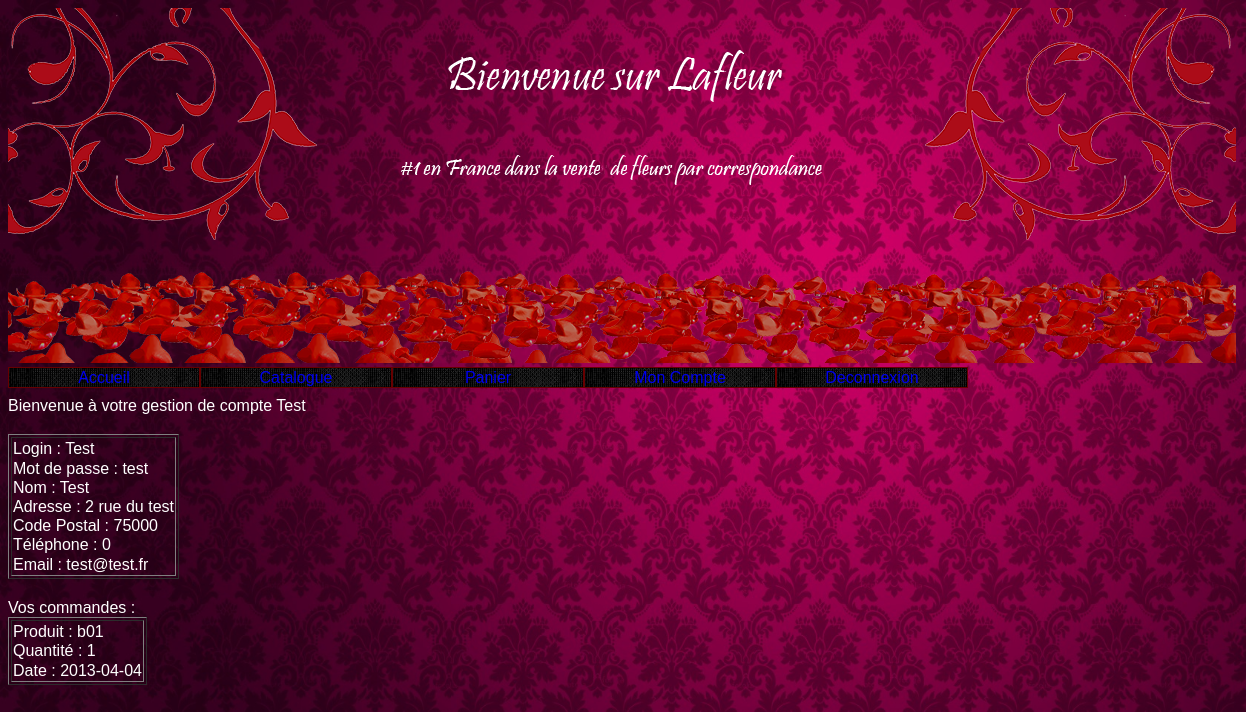
The page /index.php?uc=clients (signed in) on the database its author committed.
### tables this page shows
CREATE TABLE IF NOT EXISTS `clients` (
  `clt_id` int(5) NOT NULL,
  `clt_login` char(10) NOT NULL,
  `clt_mdp` char(10) NOT NULL,
  `clt_nom` char(10) NOT NULL,
  `clt_adresse` char(20) NOT NULL,
  `clt_cpostal` int(5) NOT NULL,
  `clt_tel` int(10) NOT NULL,
  `clt_email` char(20) NOT NULL,
  PRIMARY KEY (`clt_id`)
);

CREATE TABLE IF NOT EXISTS `contenucommande` (
  `cc_id` int(5) NOT NULL,
  `cc_cltId` int(5) NOT NULL,
  `cc_produit` char(5) NOT NULL,
  `cc_quantite` int(5) NOT NULL,
  PRIMARY KEY (`cc_id`,`cc_cltId`,`cc_produit`),
  KEY `idClient` (`cc_cltId`),
  KEY `produit` (`cc_produit`)
);

CREATE TABLE IF NOT EXISTS `commande` (
  `c_id` int(5) NOT NULL,
  `c_date` date NOT NULL,
  PRIMARY KEY (`c_id`)
);

### vues/v_clients.php (the view, shortened to what this page needs)
<!DOCTYPE html>
<html lang="fr" class="no-js">
<table border='1'> <?php
foreach ($information as $i):
?>
<tr>
    Bienvenue à votre gestion de compte <?php echo $i->clt_nom ?><br><br>
   <td>Login : <?php echo $i->clt_login ?><br>
   Mot de passe : <?php echo $i->clt_mdp ?><br>
   Nom : <?php echo $i->clt_nom ?><br>
   Adresse : <?php echo $i->clt_adresse ?><br>
   Code Postal : <?php echo $i->clt_cpostal ?><br>
   Téléphone : <?php echo $i->clt_tel ?><br>
   Email : <?php echo $i->clt_email ?></td>
</tr>
<?php endforeach; ?>
</table>
<br>
Vos commandes :
<table border='1'> <?php
foreach ($commande as $c):
?>
<tr>
   <td>Produit : <?php echo $c->cc_produit ?><br>
   Quantité : <?php echo $c->cc_quantite ?><br>
   Date : <?php echo $c->c_date ?></td>
</tr>
<?php endforeach; ?>
</table>

### util/cssGeneral.css (style rules this page uses)
html { font:normal 100%/1.2em "Trebuchet MS",Verdana,Helvetica,Arial,sans-serif; }
body { color:white; background-image:url('../images/wall1.jpg'); background-size: 100% 100%; background-attachment:fixed; }

### rows shown on the page
clients: clt_login "Test", clt_mdp "test", clt_nom "Test", clt_adresse "2 rue du test", clt_cpostal "75000", clt_tel "0", clt_email "test@test.fr"
contenucommande: cc_produit "b01", cc_quantite "1", cc.c_date "2013-04-04"
